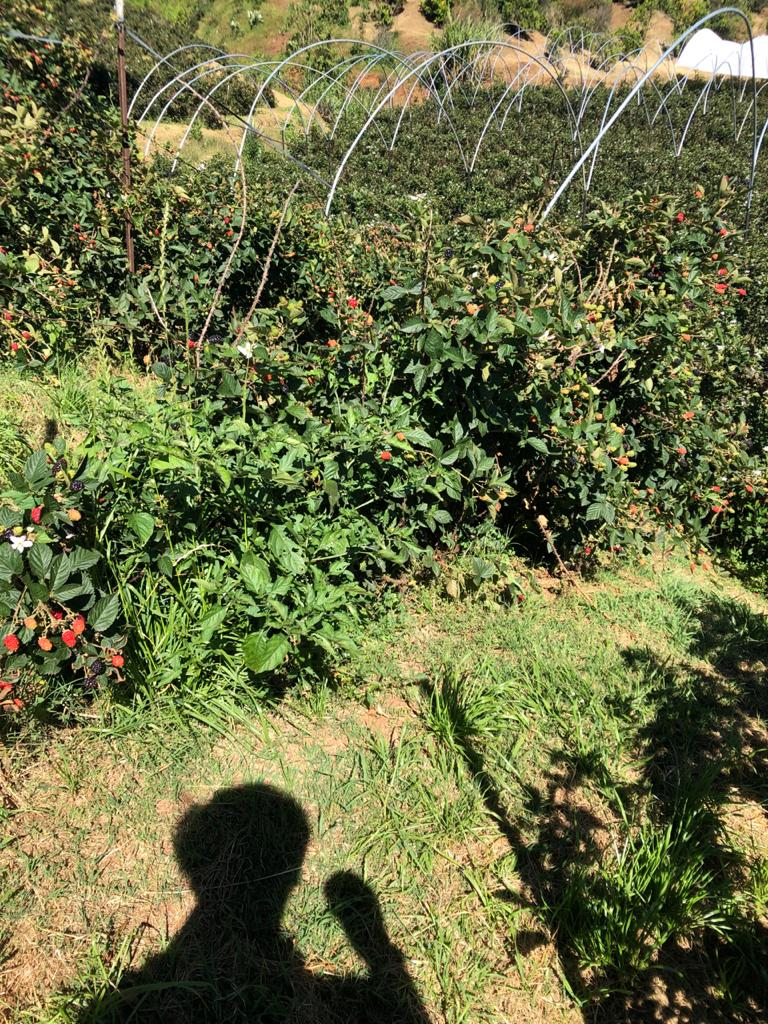
#> input picture images/franbuesa.jpeg, 768 x 1024 px
$ python 01color.py
#> lines starting #> are read from the running program, lines starting #| are printed output that depends on the picture; long printed decimals are rounded
'''
    Tarea 6.1 - Color and Filtering
        En esta primera parte, buscamos implementar la determinacion que definen Ohta et al.
'''

import numpy as np
from numpy import linalg as LA
import matplotlib.pyplot as plt
import cv2

# Funcion para obtener la matriz de varianza-covarianza
def varianceCovarianceMatrix(img):

	mat = np.zeros((3,3), dtype=float)
	vec = np.zeros((3,1), dtype=float)
	n = np.size(img)

	for i in range(len(img[:,1])):
		for j in range(len(img[1,:])):
			aux_1 = np.array([[img[i,j][0]], [img[i,j][1]], [img[i,j][2]]])
			aux_2 = np.array([img[i,j][0], img[i,j][1], img[i,j][2]])

			mat += aux_1 * aux_2
			vec += aux_1

	C = ((1/n) * (mat)) - ((1/n**2) * (vec * vec.T))

	print(f'La matriz de covarianza es:\n{C}')

	# Obtenemos los valores y vectores propios de C
	W, V = LA.eig(C)

	print(f'\nSus valores propios son: \n{W}\n y sus vectores son: \n{V}\n')

	return C, W, V

if __name__ == "__main__":

	# Leyendo imagen y acomodando los colores
	# img_c = cv2.imread("images/cinves.jpeg")/255
	# img_c = cv2.imread("images/arbol.jpeg")/255
	img_c = cv2.imread("images/franbuesa.jpeg")/255
	# img_c = cv2.imread("images/heart.png")/255

	b, g, r = cv2.split(img_c)
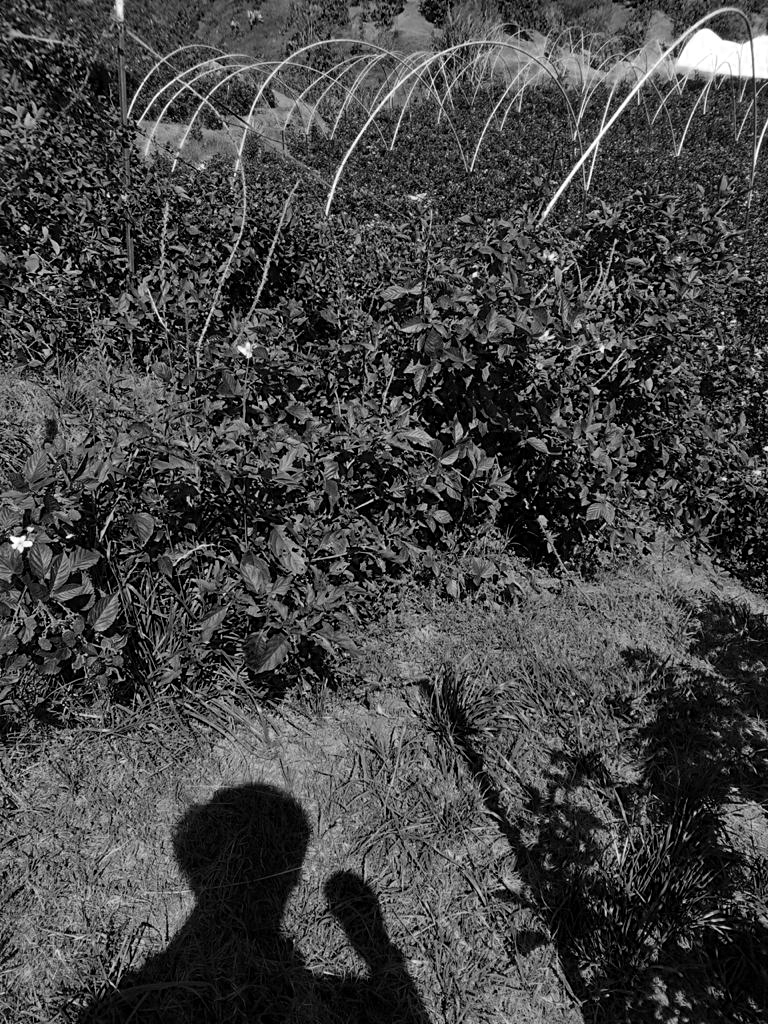
#> b: shape (1024, 768) float64; min 0, max 1, mean 0.271
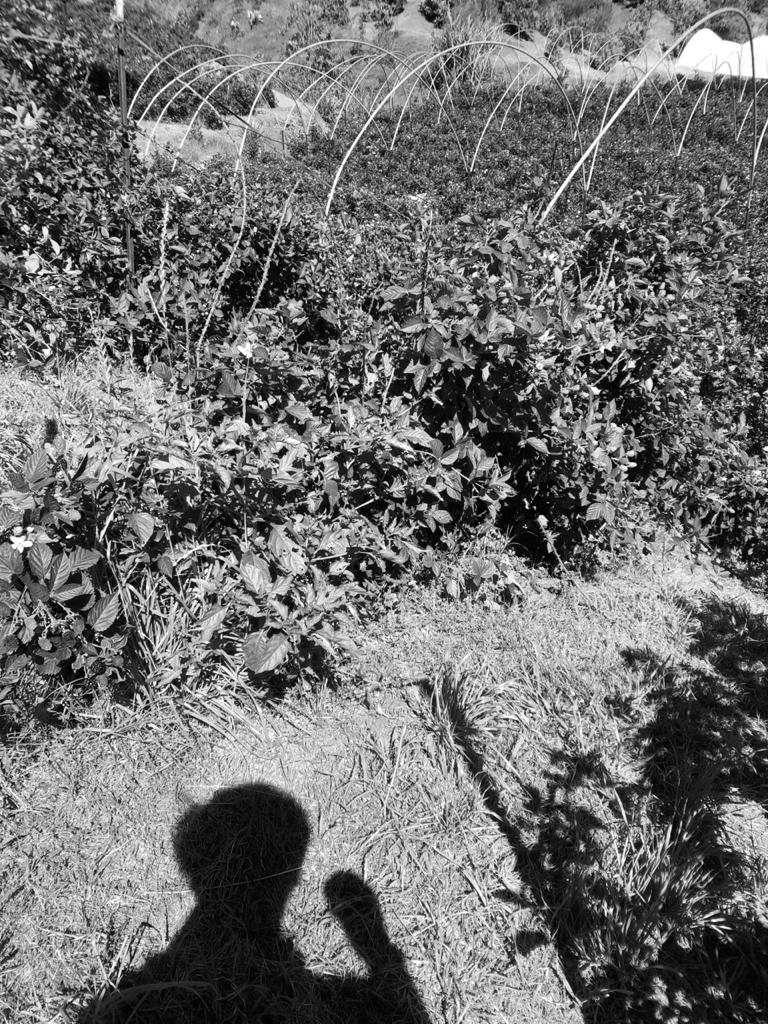
#> g: shape (1024, 768) float64; min 0, max 1, mean 0.438
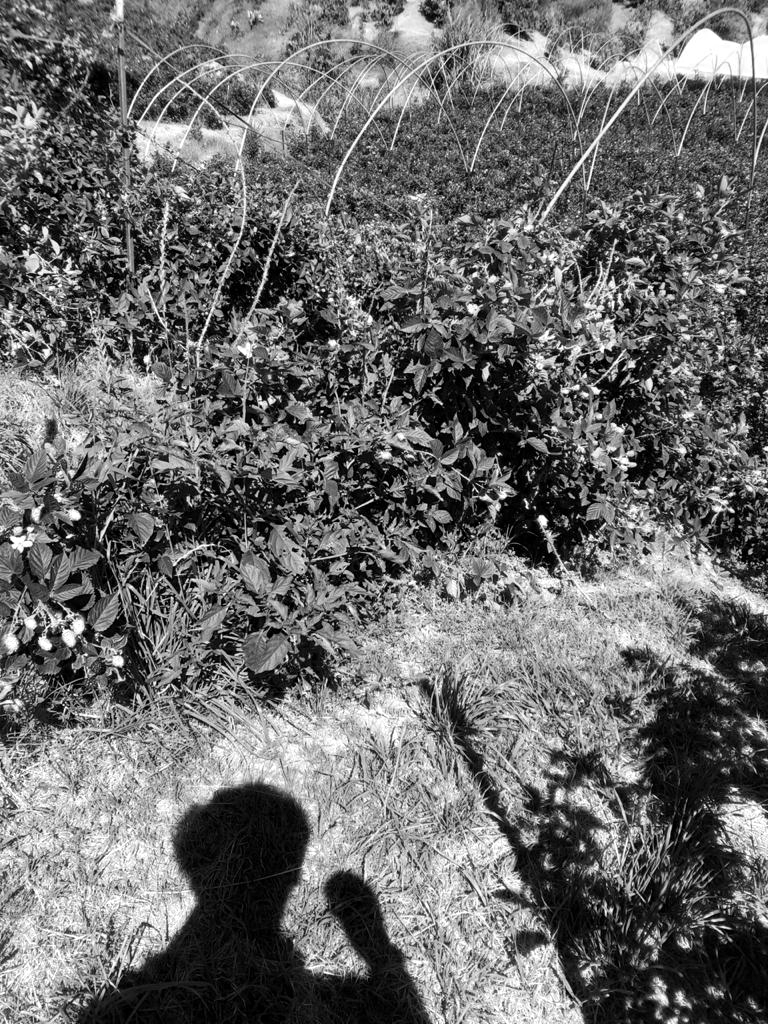
#> r: shape (1024, 768) float64; min 0, max 1, mean 0.423
	img_c = cv2.merge([r, g, b])

	# [7 lines of commented-out code are left out]
	C, W, V = varianceCovarianceMatrix(img_c)
#> in varianceCovarianceMatrix, `n = np.size(img)`: n = 2359296
#> after the loop in varianceCovarianceMatrix, `for i in range(len(img[:,1])):`: mat = [[201564.7, 201667.1, 132679.7], [201667.1, 205938.5, 133833.4], [132679.7, 133833.4, 91249.3]]; vec = [332741.6, 344707.8, 213023.4]
#> in varianceCovarianceMatrix, `C = ((1/n) * (mat)) - ((1/n**2) * (vec * vec.T))`: C = [[0.0655, 0.0649, 0.0435], [0.0649, 0.0659, 0.0435], [0.0435, 0.0435, 0.0305]]
#| La matriz de covarianza es:
#| [[0.06554 0.06487  0.0435]
#|  [0.06487  0.06594 0.04353]
#|  [0.0435 0.04353 0.03052  ]]
#> in varianceCovarianceMatrix, `W, V = LA.eig(C)`: W = [0.16, 0.000859, 0.00126]; V = [[-0.638, -0.749, -0.181], [-0.639, 0.646, -0.418], [-0.43, 0.151, 0.89]]
#| Sus valores propios son:
#| [0.1599 0.0008593 0.001257]
#|  y sus vectores son:
#| [[-0.6377 -0.7487 -0.181]
#|  [-0.6394   0.6456 -0.4177]
#|  [-0.4296  0.1506  0.8904]]
#> W = [0.16, 0.000859, 0.00126]

	# print(img_c_norm.shape[0:2])
	print(img_c[100,200])
#| [0.2039 0.1804 0.1255 ]
	input()

	# Mostrando imagen
	fig, ax = plt.subplots(ncols=1, nrows=1, figsize=(7,7))
	ax.imshow(img_c)
	ax.set_title('Color image')
	plt.show()

$ run again, with images/cinves.jpeg copied over images/franbuesa.jpeg
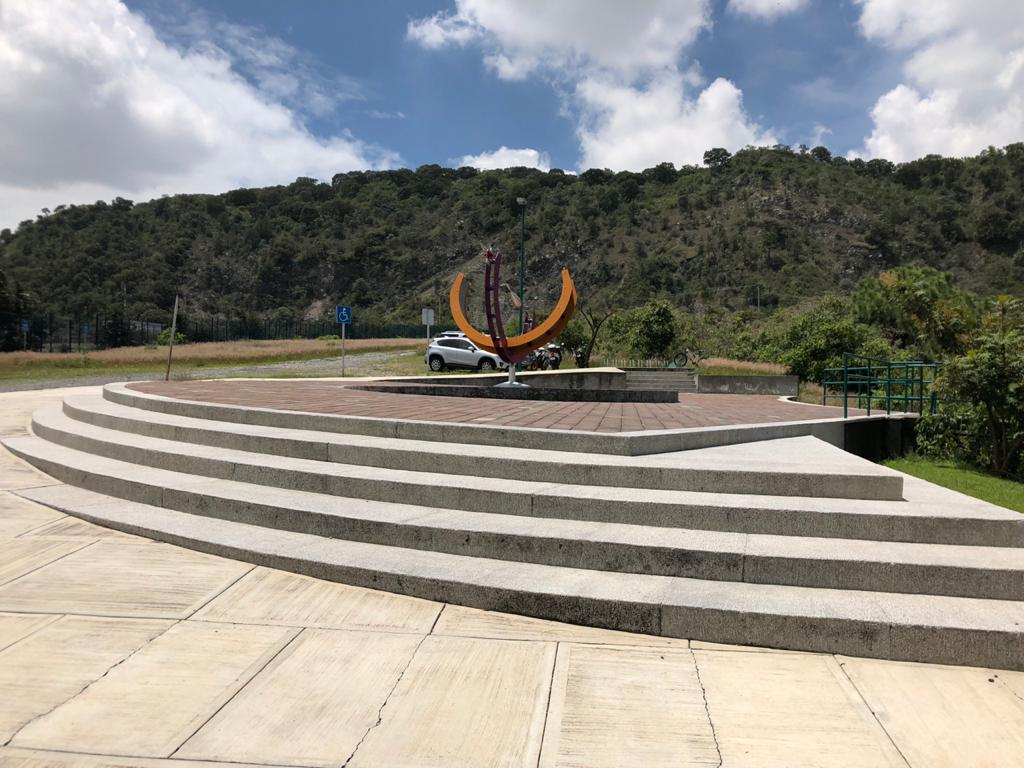
#> input picture images/cinves.jpeg, 1024 x 768 px
#> `b, g, r = cv2.split(img_c)`:
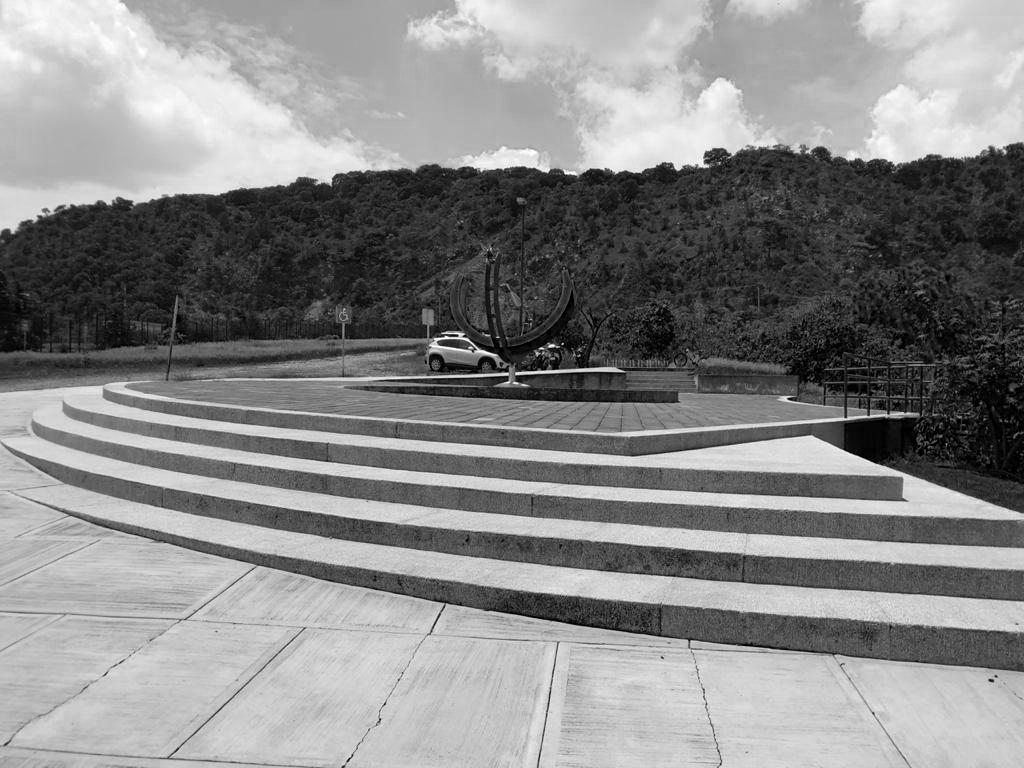
#> b: shape (768, 1024) float64; min 0, max 1, mean 0.534
#> `b, g, r = cv2.split(img_c)`:
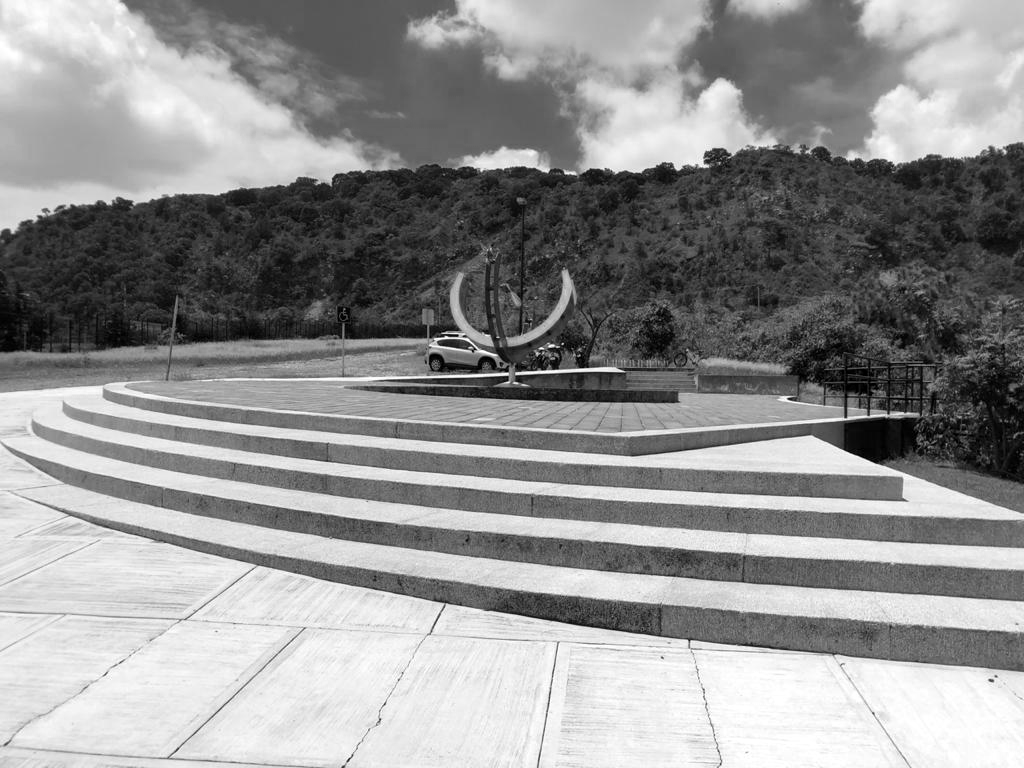
#> r: shape (768, 1024) float64; min 0, max 1, mean 0.572
#> n = 2359296
#> after the loop in varianceCovarianceMatrix, `for i in range(len(img[:,1])):`: mat = [[328545.9, 317667.4, 302200.9], [317667.4, 308992.6, 296059.2], [302200.9, 296059.2, 288109]]; vec = [450078.1, 441744.6, 419944.3]
#> in varianceCovarianceMatrix, `C = ((1/n) * (mat)) - ((1/n**2) * (vec * vec.T))`: C = [[0.103, 0.0989, 0.0941], [0.0989, 0.0959, 0.0922], [0.0941, 0.0922, 0.0904]]
#| La matriz de covarianza es:
#| [[0.1029 0.09893  0.09413]
#|  [0.09893  0.09591 0.09216]
#|  [0.09413 0.09216 0.09043]]
#> in varianceCovarianceMatrix, `W, V = LA.eig(C)`: W = [0.287, 0.00234, 0.0001]; V = [[-0.596, -0.627, 0.501], [-0.578, -0.0982, -0.81], [-0.557, 0.773, 0.304]]
#| Sus valores propios son:
#| [2.86765314e-01 2.34288715e-03 1.00254565e-04]
#|  y sus vectores son:
#| [[-0.5962 -0.627  0.5014]
#|  [-0.5781 -0.0982 -0.8101 ]
#|  [-0.5572  0.7728  0.3039]]
#> `C, W, V = varianceCovarianceMatrix(img_c)`: W = [0.287, 0.00234, 0.0001]
#| [0.8627  0.8784 0.9216]

$ run again, with images/arbol.jpeg copied over images/franbuesa.jpeg
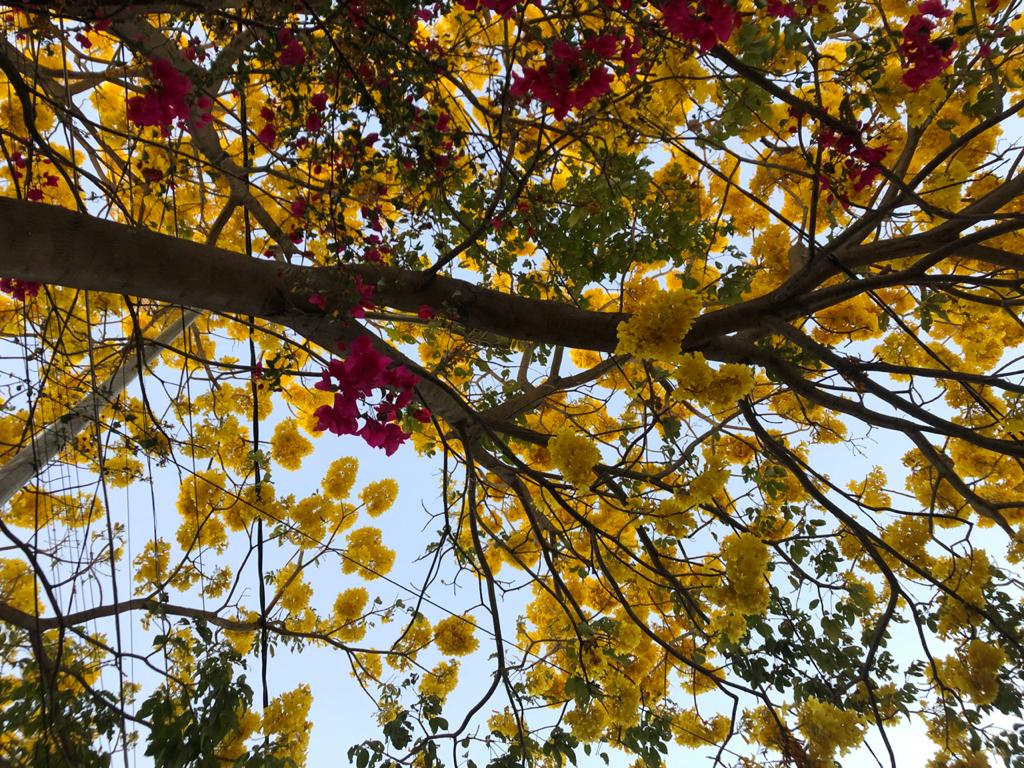
#> input picture images/arbol.jpeg, 1024 x 768 px
#> `b, g, r = cv2.split(img_c)`:
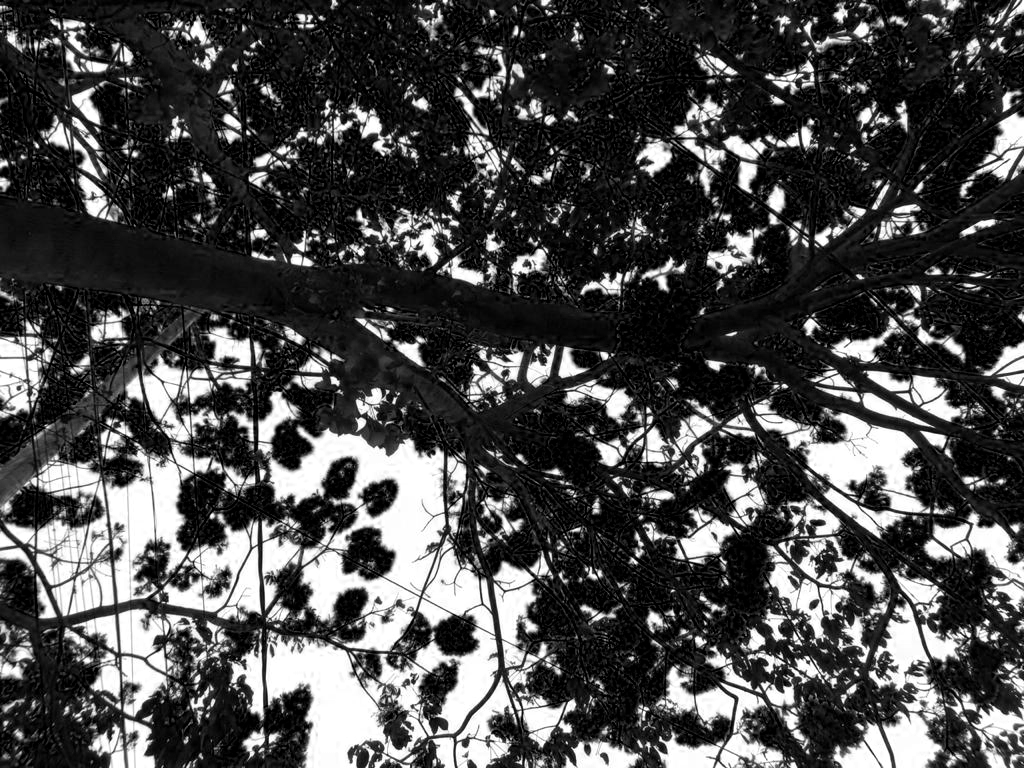
#> b: shape (768, 1024) float64; min 0, max 1, mean 0.289
#> `b, g, r = cv2.split(img_c)`:
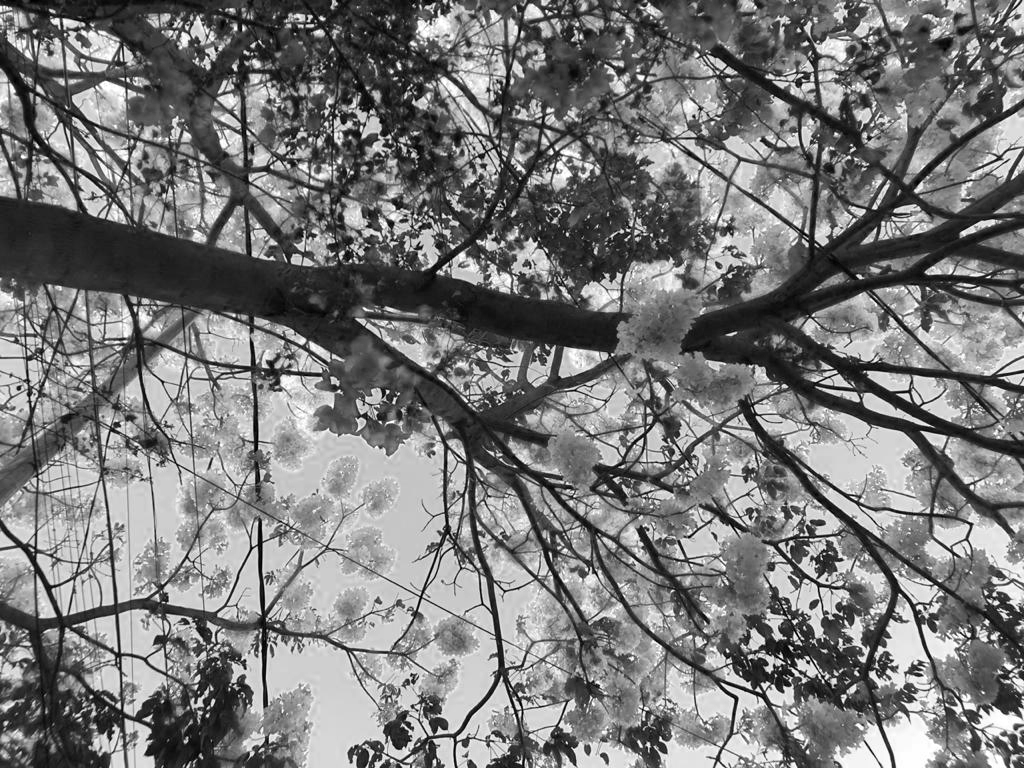
#> r: shape (768, 1024) float64; min 0, max 1, mean 0.476
#> n = 2359296
#> after the loop in varianceCovarianceMatrix, `for i in range(len(img[:,1])):`: mat = [[234096.7, 212657.1, 160340.9], [212657.1, 201649.6, 164291], [160340.9, 164291, 164055.7]]; vec = [374473.3, 326440.1, 227146.8]
#> in varianceCovarianceMatrix, `C = ((1/n) * (mat)) - ((1/n**2) * (vec * vec.T))`: C = [[0.074, 0.0682, 0.0527], [0.0682, 0.0663, 0.0563], [0.0527, 0.0563, 0.0603]]
#| La matriz de covarianza es:
#| [[0.07403 0.06817 0.05268]
#|  [0.06817 0.06633 0.05631]
#|  [0.05268 0.05631 0.06027]]
#> in varianceCovarianceMatrix, `W, V = LA.eig(C)`: W = [0.186, 0.0143, 0.000552]; V = [[-0.61, -0.576, 0.544], [-0.595, -0.12, -0.795], [-0.523, 0.809, 0.269]]
#| Sus valores propios son:
#| [0.1857 0.01434 0.0005521]
#|  y sus vectores son:
#| [[-0.61 -0.576  0.5442]
#|  [-0.5951 -0.1205 -0.7946]
#|  [-0.5232    0.8085  0.2693]]
#> `C, W, V = varianceCovarianceMatrix(img_c)`: W = [0.186, 0.0143, 0.000552]
#| [0.2863 0.05098 0.0902]
